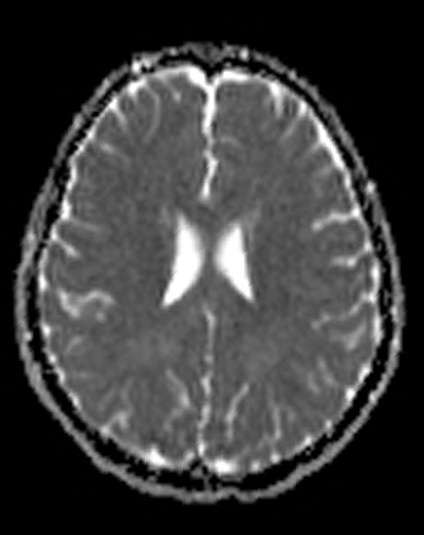
#> input picture ShoulderAtlas/app/src/main/assets/brain-images/adc-008.jpg, 424 x 535 px, given in place of frontiers-01.jpg, which was not available
$ python build_case_panels244.py
#> lines starting #> are read from the running program, lines starting #| are printed output that depends on the picture; pictures that were not available may be replaced by others from this repository, and a replacement may not be noted
"""Map original figure panels to viewports; never rewrite medical image bytes.
Coordinates were reviewed against all 56 original compositions. Requires Pillow.
"""
from pathlib import Path
import json,hashlib
from PIL import Image
ASSETS=Path(__file__).resolve().parents[1]/'app/src/main/assets'
layouts={}
def put(module,file,rows):
#> called with module = 'liver', file = 'frontiers-01.jpg'
 p=ASSETS/(module+'-cases')/file;w,h=Image.open(p).size;panels=[]
#> after `w, h = Image.open(p).size`: w = 424; h = 535
 for y0,y1,xs,labels in rows:
  assert len(xs)==len(labels)+1
  for x0,x1,label in zip(xs,xs[1:],labels):
   box=[round(x0*w),round(y0*h),round(x1*w)-round(x0*w),round(y1*h)-round(y0*h)]
   panels.append({'label':label,'box':box})
#> after the loop, panels = 4 items
 layouts[str(p.relative_to(ASSETS))]={'width':w,'height':h,'sha256':hashlib.sha256(p.read_bytes()).hexdigest(),'panels':panels}
def grid(module,file,labels,cols,ys=None,xs=None):
 rows=(len(labels)+cols-1)//cols;ys=ys or [i/rows for i in range(rows+1)];xs=xs or [i/cols for i in range(cols+1)]
 put(module,file,[(ys[r],ys[r+1],xs,labels[r*cols:(r+1)*cols])for r in range(rows)])
def L(file,labels,cols=2,ys=None,xs=None):grid('liver',file,labels,cols,ys,xs)
def R(file,labels,cols=2,ys=None,xs=None):grid('rectal',file,labels,cols,ys,xs)
def E(file,labels,cols=2,ys=None,xs=None):grid('endometriosis',file,labels,cols,ys,xs)
L('frontiers-01.jpg',['A · МРТ T2, аксиально','B · МРТ, артериальная фаза','C · МРТ, портальная фаза','D · МРТ, поздняя фаза, коронально'])
L('frontiers-02.jpg',['A · МРТ T2','B · DWI b=880','C · Карта ADC','D · Артериальная фаза','E · Портальная фаза','F · Поздняя фаза'],3)
#> call 2 of put, with module = 'liver', file = 'frontiers-02.jpg'
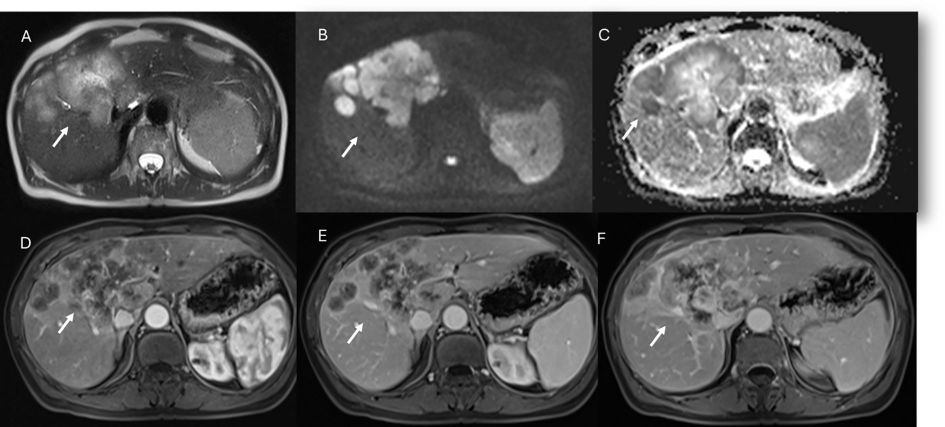
#> input picture app/src/main/assets/liver-cases/frontiers-02.jpg, 1890 x 854 px (shown at 1/2 size)
#> in put (call 2), `w, h = Image.open(p).size`: w = 1890; h = 854
#> after the loop in put (call 2), `for y0,y1,xs,labels in rows:`: panels = 6 items
L('frontiers-03.jpg',['A · МРТ T1','B · МРТ T2 FS','C · DWI b=880; ADC не показан','D · Артериальная фаза','E · Портальная фаза','F · Поздняя фаза'],3)
#> call 3 of put, with module = 'liver', file = 'frontiers-03.jpg'
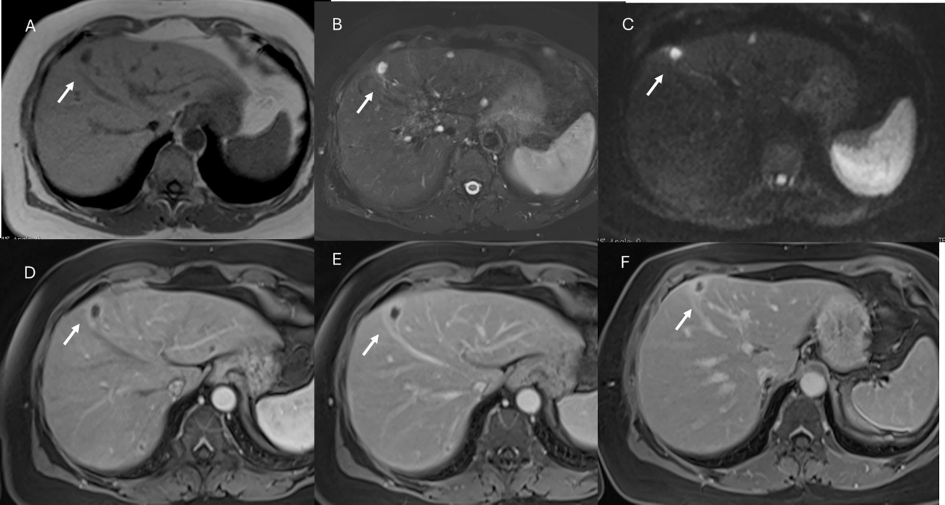
#> input picture app/src/main/assets/liver-cases/frontiers-03.jpg, 1890 x 1009 px (shown at 1/2 size)
#> in put (call 3), `w, h = Image.open(p).size`: h = 1009
L('frontiers-04.jpg',['A · МРТ T1 FS, артериальная фаза','B · МРТ T1 FS, портальная фаза'])
#> call 4 of put, with module = 'liver', file = 'frontiers-04.jpg'
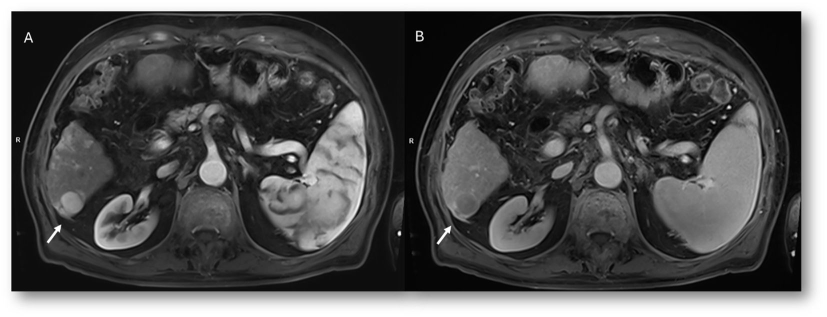
#> input picture app/src/main/assets/liver-cases/frontiers-04.jpg, 1654 x 634 px (shown at 1/2 size)
#> in put (call 4), `w, h = Image.open(p).size`: w = 1654; h = 634
#> after the loop in put (call 4), `for y0,y1,xs,labels in rows:`: panels = 2 items
L('frontiers-05.jpg',['A · Артериальная фаза','B · Портальная фаза','C · Переходная фаза','D · Гепатобилиарная фаза'])
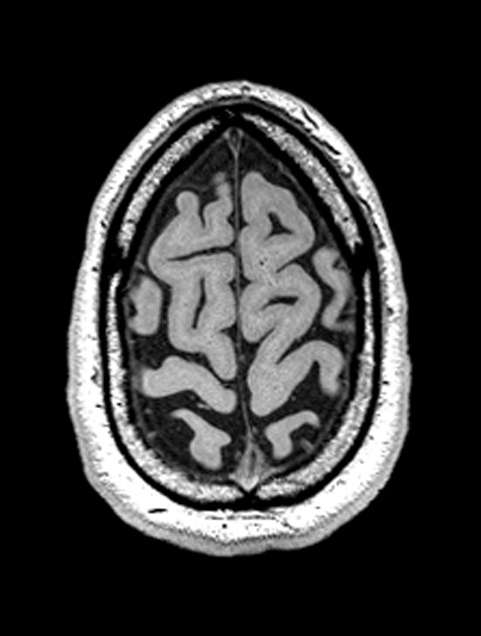
#> input picture ShoulderAtlas/app/src/main/assets/brain-images/ax-014.jpg, 481 x 636 px, given in place of frontiers-05.jpg, which was not available
#> in put (call 5), `w, h = Image.open(p).size`: w = 481; h = 636
#> after the loop in put (call 5), `for y0,y1,xs,labels in rows:`: panels = 4 items
L('frontiers-06.jpg',['A · Артериальная субфаза 1','B · Артериальная субфаза 2','C · Артериальная субфаза 3'],3)
put('liver','frontiers-07.jpg',[(0,.516,[0,.300,.631,1],['A · МРТ T1 in-phase','B · МРТ T1 opposed-phase','C · МРТ T2 FS']),(.516,1,[0,.191,.407,.601,1],['D · Артериальная фаза','E · Портальная фаза','F · Переходная фаза','G · Гепатобилиарная фаза'])])
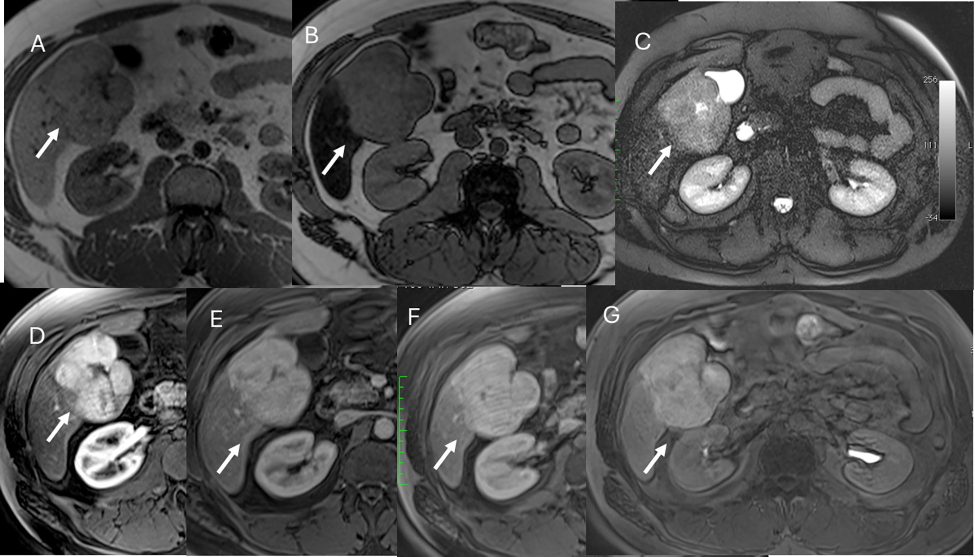
#> input picture app/src/main/assets/liver-cases/frontiers-07.jpg, 1949 x 1113 px (shown at 1/2 size)
#> in put (call 7), `w, h = Image.open(p).size`: w = 1949; h = 1113
#> after the loop in put (call 7), `for y0,y1,xs,labels in rows:`: panels = 7 items
L('frontiers-08.jpg',['A · МРТ T2','B · МРТ T1 in-phase','C · МРТ T1 opposed-phase','D · Артериальная фаза','E · Портальная фаза','F · Гепатобилиарная фаза'],3)
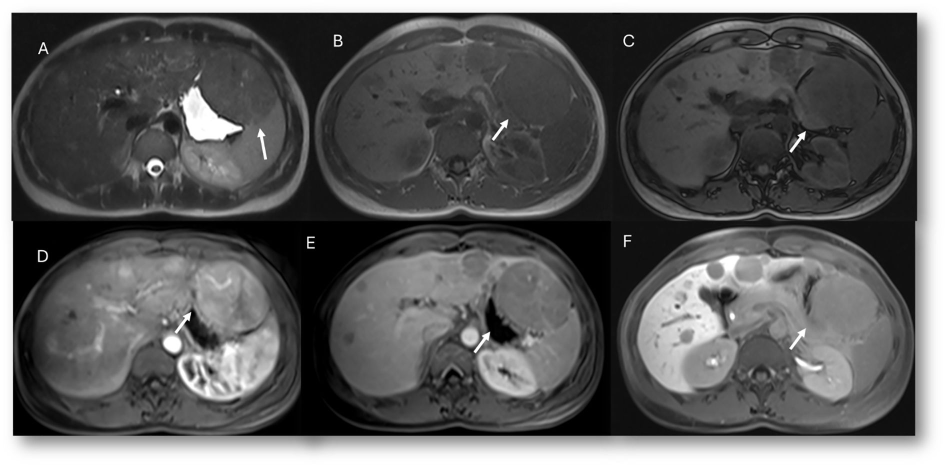
#> input picture app/src/main/assets/liver-cases/frontiers-08.jpg, 1890 x 930 px (shown at 1/2 size)
#> in put (call 8), `w, h = Image.open(p).size`: w = 1890; h = 930
#> after the loop in put (call 8), `for y0,y1,xs,labels in rows:`: panels = 6 items
#> (the run stopped early here; a loop or call above may not have finished)
